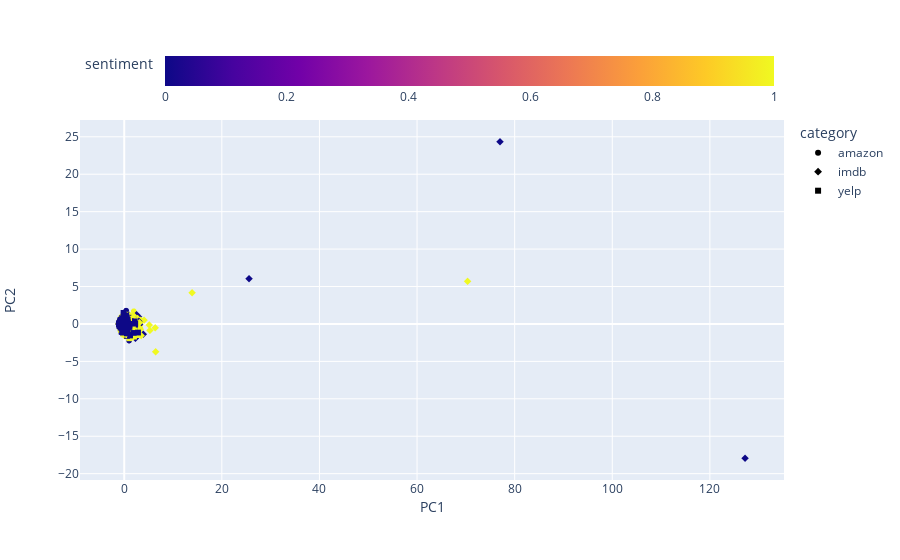

Notebook code cell kept with this figure:
### Code cell
fig = px.scatter(df_reduced, x='PC1', y='PC2', color='sentiment', symbol='category', hover_data=['PC3'])

# move colorbar
fig.update_layout(coloraxis_colorbar=dict(orientation="h"))
fig.show()

### Figure 1 — Plotly figure (JSON) as saved in the notebook; plotly's stock layout.template omitted (floating-point values rounded to 4 significant figures; data arrays with more than 128 entries replaced by an {"elided": "..."} marker saying what was removed)
{"data": [{"customdata": {"elided": "990x1 float values"}, "hovertemplate": "category=amazon<br>PC1=%{x}<br>PC2=%{y}<br>PC3=%{customdata[0]}<br>sentiment=%{marker.color}<extra></extra>", "legendgroup": "amazon", "marker": {"color": {"elided": "990 int values"}, "coloraxis": "coloraxis", "symbol": "circle"}, "mode": "markers", "name": "amazon", "showlegend": true, "type": "scattergl", "x": {"elided": "990 float values"}, "xaxis": "x", "y": {"elided": "990 float values"}, "yaxis": "y"}, {"customdata": {"elided": "745x1 float values"}, "hovertemplate": "category=imdb<br>PC1=%{x}<br>PC2=%{y}<br>PC3=%{customdata[0]}<br>sentiment=%{marker.color}<extra></extra>", "legendgroup": "imdb", "marker": {"color": {"elided": "745 int values"}, "coloraxis": "coloraxis", "symbol": "diamond"}, "mode": "markers", "name": "imdb", "showlegend": true, "type": "scattergl", "x": {"elided": "745 float values"}, "xaxis": "x", "y": {"elided": "745 float values"}, "yaxis": "y"}, {"customdata": {"elided": "996x1 float values"}, "hovertemplate": "category=yelp<br>PC1=%{x}<br>PC2=%{y}<br>PC3=%{customdata[0]}<br>sentiment=%{marker.color}<extra></extra>", "legendgroup": "yelp", "marker": {"color": {"elided": "996 int values"}, "coloraxis": "coloraxis", "symbol": "square"}, "mode": "markers", "name": "yelp", "showlegend": true, "type": "scattergl", "x": {"elided": "996 float values"}, "xaxis": "x", "y": {"elided": "996 float values"}, "yaxis": "y"}], "layout": {"coloraxis": {"colorbar": {"orientation": "h", "title": {"text": "sentiment"}}, "colorscale": [[0, "#0d0887"], [0.1111, "#46039f"], [0.2222, "#7201a8"], [0.3333, "#9c179e"], [0.4444, "#bd3786"], [0.5556, "#d8576b"], [0.6667, "#ed7953"], [0.7778, "#fb9f3a"], [0.8889, "#fdca26"], [1, "#f0f921"]]}, "legend": {"title": {"text": "category"}, "tracegroupgap": 0}, "margin": {"t": 60}, "xaxis": {"anchor": "y", "domain": [0, 1], "title": {"text": "PC1"}}, "yaxis": {"anchor": "x", "domain": [0, 1], "title": {"text": "PC2"}}}}
